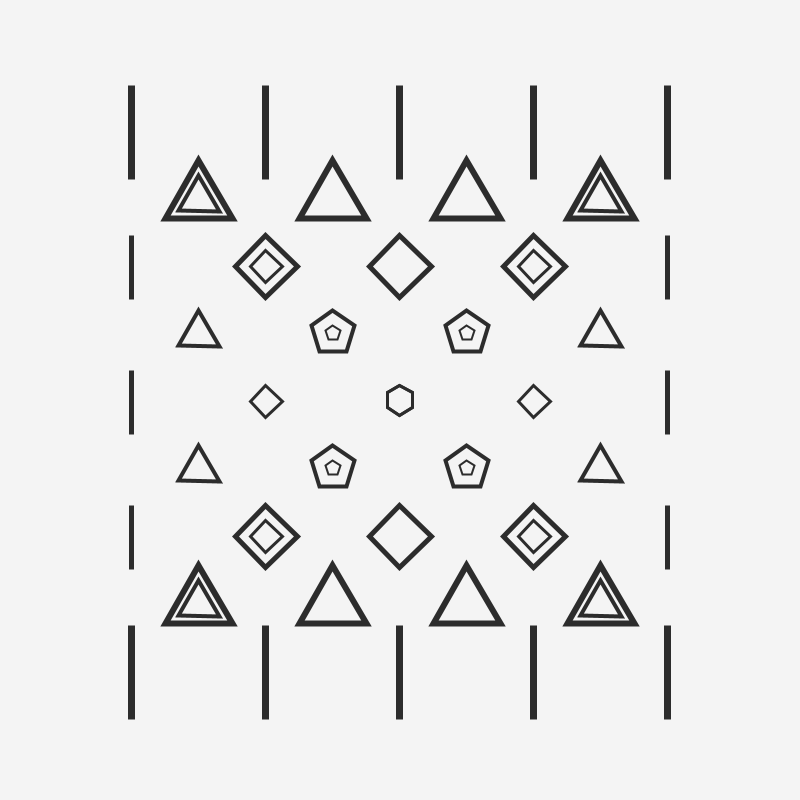
Frame 1 (no input)
Frame 60 (the mouse pressed at the canvas centre just before this capture): identical to frame 1, image omitted
Frame 120 (the mouse held since frame 60 and released just before this capture): identical to frame 1, image omitted

The Processing sketch that drew this single still picture (run headless with seeded random() and noise(); from frame 60 on, the mouse is pressed at the canvas centre):

// Processing sketch: polygonContorn
// ── polygonContorn.pde
void setup() {
  size(800, 800);
  background(44);
  //noLoop();
}

void draw() {
  background(244);
  stroke(44);
  //ellipse(width/2,height/2,20,20);
  noFill();
  for (int i=0; i<7; i++) {
    pushMatrix();
    translate(65+67*i, 65+51*i);
    //rotate(radians(-90));
    strokeWeight(8-i);
    for (int j=0; j<6-i; j++) {
      pushMatrix();
      if(i==0)
        translate(0,27);
      translate(134*j, 16*i);
      rotate(radians(-90));
      polygon(0, 0, 55-8*i, i+1);
      popMatrix();
    }
    popMatrix();
  }
  for (int i=0; i<7; i++) {
    pushMatrix();
    translate(65+67*i, -60+-47*i);
    //rotate(radians(-90));
    strokeWeight(8-i);
    for (int j=0; j<6-i; j++) {

      pushMatrix();
      if(i==0){
        translate(0,87);
      }
      translate(134*j, height-21*i);
      rotate(radians(-90));
      polygon(0, 0, 55-8*i, i+1);
      popMatrix();
    }
    popMatrix();
  }
  
  for (int i=0; i<7; i++) {
    pushMatrix();
    translate(-65+51*i, 65+67*i);
    //rotate(radians(-90));
    strokeWeight(6-i);
    for (int j=0; j<6-i; j++) {
      
      if(i==0)
        translate(0,12);
      pushMatrix();
      
      translate(width-118*i, 135*j);
      rotate(radians(-90));
      polygon(0, 0, 40-8*i, i+1);
      popMatrix();
    }
    popMatrix();
  }
  
  
  for (int i=0; i<7; i++) {
    pushMatrix();
    translate(65+51*i, 65+67*i);
    //rotate(radians(-90));
    strokeWeight(6-i);
    for (int j=0; j<6-i; j++) {
      
      if(i==0)
        translate(0,12);
      pushMatrix();
      translate(16*i, 135*j);
      rotate(radians(-90));
      polygon(0, 0, 40-8*i, i+1);
      popMatrix();
    }
    popMatrix();
  }
  
}

void polygon(float x, float y, float radius, int npoints) {
  float angle = TWO_PI / npoints;
  beginShape();
  for (float a = 0; a < TWO_PI; a += angle) {
    float sx = x + cos(a) * radius;
    float sy = y + sin(a) * radius;
    vertex(sx, sy);
  }
  endShape(CLOSE);
}
